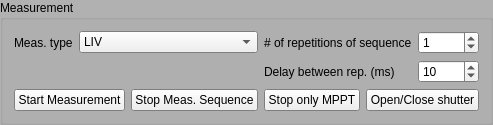
            <widget class="QGroupBox" name="groupBox_Measurement">
             <property name="palette">
              <palette>
               <active>
                <colorrole role="Base">
                 <brush brushstyle="SolidPattern">
                  <color alpha="255">
                   <red>255</red>
                   <green>255</green>
                   <blue>255</blue>
                  </color>
                 </brush>
                </colorrole>
                <colorrole role="Window">
                 <brush brushstyle="SolidPattern">
                  <color alpha="255">
                   <red>177</red>
                   <green>177</green>
                   <blue>177</blue>
                  </color>
                 </brush>
                </colorrole>
               </active>
               <inactive>
                <colorrole role="Base">
                 <brush brushstyle="SolidPattern">
                  <color alpha="255">
                   <red>255</red>
                   <green>255</green>
                   <blue>255</blue>
                  </color>
                 </brush>
                </colorrole>
                <colorrole role="Window">
                 <brush brushstyle="SolidPattern">
                  <color alpha="255">
                   <red>177</red>
                   <green>177</green>
                   <blue>177</blue>
                  </color>
                 </brush>
                </colorrole>
               </inactive>
               <disabled>
                <colorrole role="Base">
                 <brush brushstyle="SolidPattern">
                  <color alpha="255">
                   <red>177</red>
                   <green>177</green>
                   <blue>177</blue>
                  </color>
                 </brush>
                </colorrole>
                <colorrole role="Window">
                 <brush brushstyle="SolidPattern">
                  <color alpha="255">
                   <red>177</red>
                   <green>177</green>
                   <blue>177</blue>
                  </color>
                 </brush>
                </colorrole>
               </disabled>
              </palette>
             </property>
             <property name="cursor">
              <cursorShape>ArrowCursor</cursorShape>
             </property>
             <property name="autoFillBackground">
              <bool>true</bool>
             </property>
             <property name="title">
              <string>Measurement</string>
             </property>
             <property name="flat">
              <bool>false</bool>
             </property>
             <property name="checkable">
              <bool>false</bool>
             </property>
             <layout class="QGridLayout" name="gridLayout_4">
              <item row="0" column="0">
               <widget class="QLabel" name="label_4">
                <property name="text">
                 <string>Meas. type</string>
                </property>
               </widget>
              </item>
              <item row="0" column="1" colspan="2">
               <widget class="QComboBox" name="comboBox_MeasType">
                <item>
                 <property name="text">
                  <string>LIV</string>
                 </property>
                </item>
                <item>
                 <property name="text">
                  <string>DIV</string>
                 </property>
                </item>
                <item>
                 <property name="text">
                  <string>DIV-LIV</string>
                 </property>
                </item>
                <item>
                 <property name="text">
                  <string>MPPT</string>
                 </property>
                </item>
                <item>
                 <property name="text">
                  <string>LIV-MPPT-LIV</string>
                 </property>
                </item>
                <item>
                 <property name="text">
                  <string>LIV-bestpixMPPT-LIV</string>
                 </property>
                </item>
                <item>
                 <property name="text">
                  <string>DIV-LIV-MPPT-LIV</string>
                 </property>
                </item>
                <item>
                 <property name="text">
                  <string>DIV-LIV-bestpixMPPT-LIV</string>
                 </property>
                </item>
                <item>
                 <property name="text">
                  <string>FixedVoltage</string>
                 </property>
                </item>
                <item>
                 <property name="text">
                  <string>FixedCurrent</string>
                 </property>
                </item>
               </widget>
              </item>
              <item row="0" column="3" colspan="2">
               <widget class="QLabel" name="label_6">
                <property name="text">
                 <string># of repetitions of sequence</string>
                </property>
               </widget>
              </item>
              <item row="0" column="5">
               <widget class="QSpinBox" name="spinBox_RepNumb">
                <property name="minimum">
                 <number>0</number>
                </property>
                <property name="value">
                 <number>1</number>
                </property>
               </widget>
              </item>
              <item row="1" column="3" colspan="2">
               <widget class="QLabel" name="label_7">
                <property name="text">
                 <string>Delay between rep. (ms)</string>
                </property>
               </widget>
              </item>
              <item row="1" column="5">
               <widget class="QSpinBox" name="spinBox_RepDelay">
                <property name="maximum">
                 <number>10000</number>
                </property>
                <property name="value">
                 <number>10</number>
                </property>
               </widget>
              </item>
              <item row="2" column="2">
               <widget class="QPushButton" name="pushButton_StopMeas">
                <property name="text">
                 <string>Stop Meas. Sequence</string>
                </property>
               </widget>
              </item>
              <item row="2" column="3">
               <widget class="QPushButton" name="pushButton_StopMppt">
                <property name="text">
                 <string>Stop only MPPT</string>
                </property>
               </widget>
              </item>
              <item row="2" column="4" colspan="2">
               <widget class="QPushButton" name="pushButton_OpenCloseShutter">
                <property name="text">
                 <string>Open/Close shutter</string>
                </property>
               </widget>
              </item>
              <item row="2" column="0" colspan="2">
               <widget class="QPushButton" name="pushButton_StartMeas">
                <property name="text">
                 <string>Start Measurement</string>
                </property>
               </widget>
              </item>
             </layout>
            </widget>
